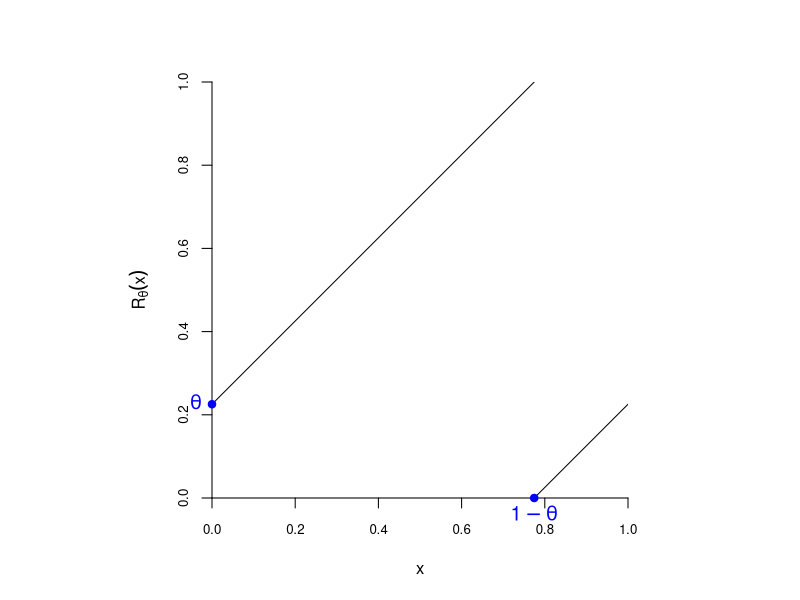
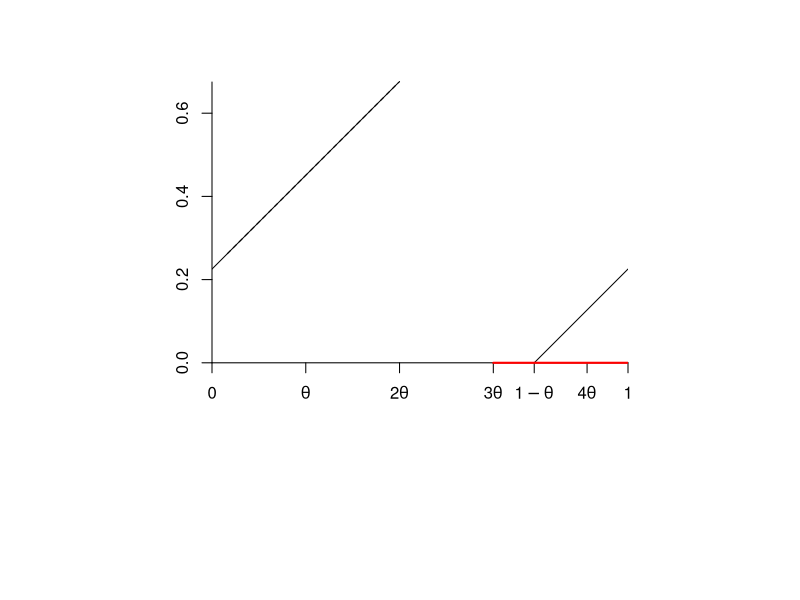
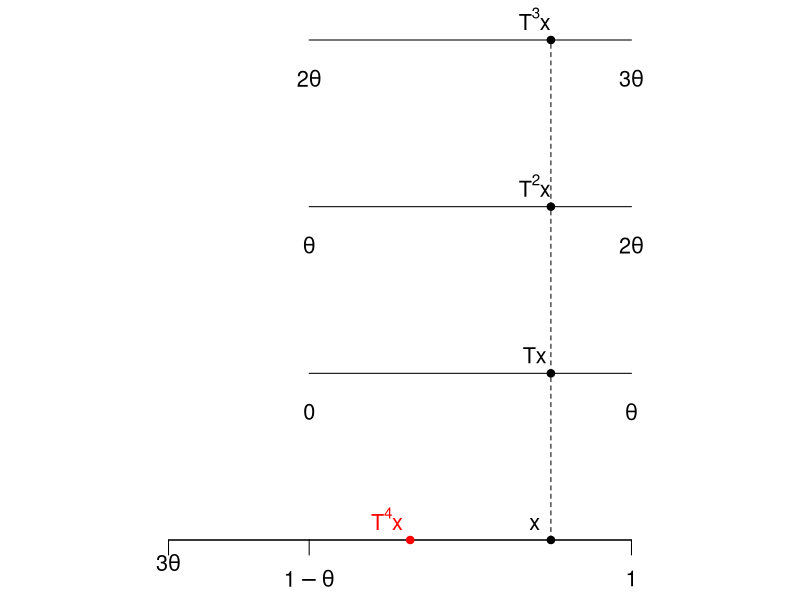
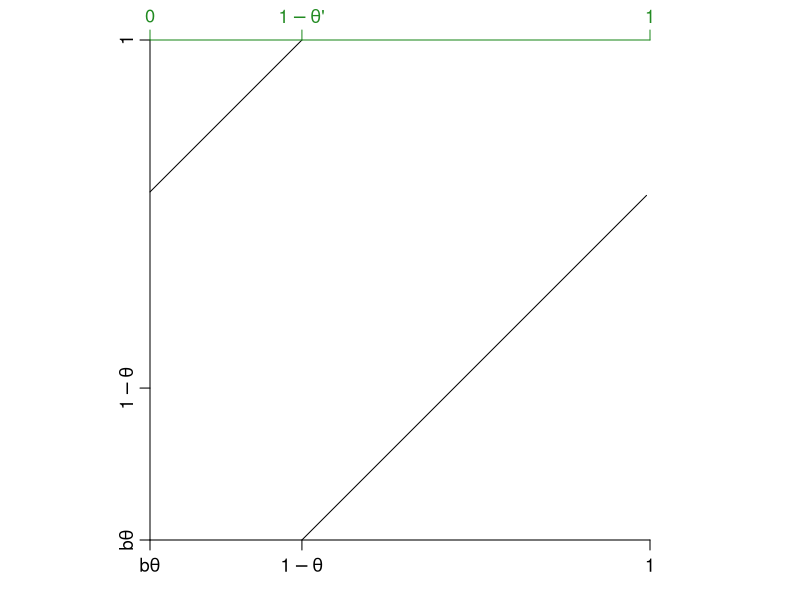
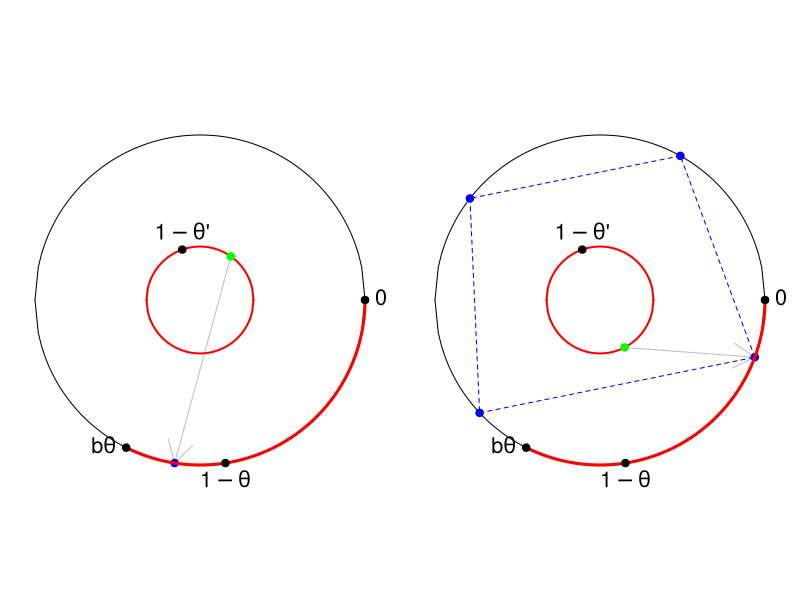
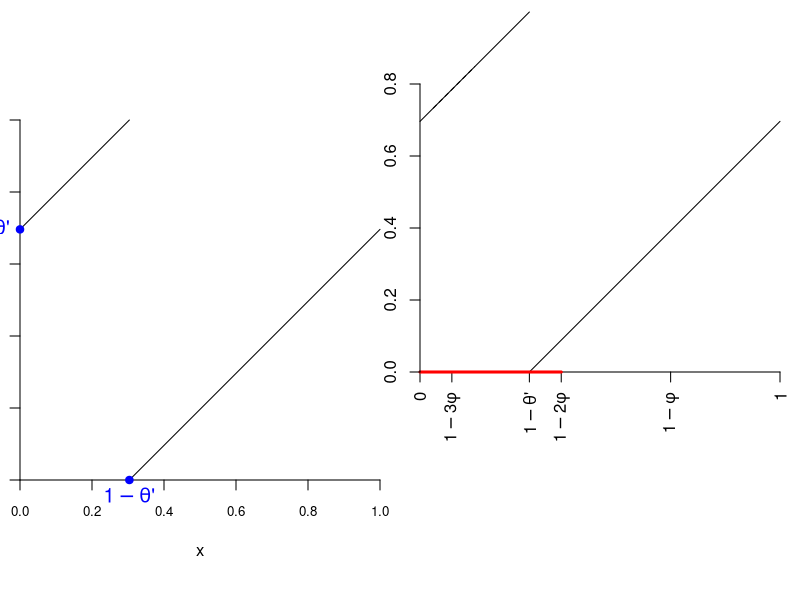
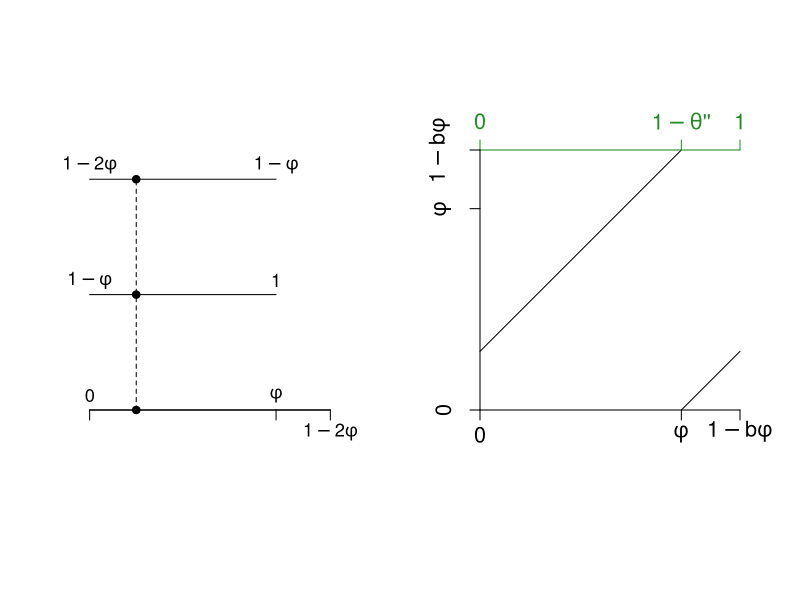
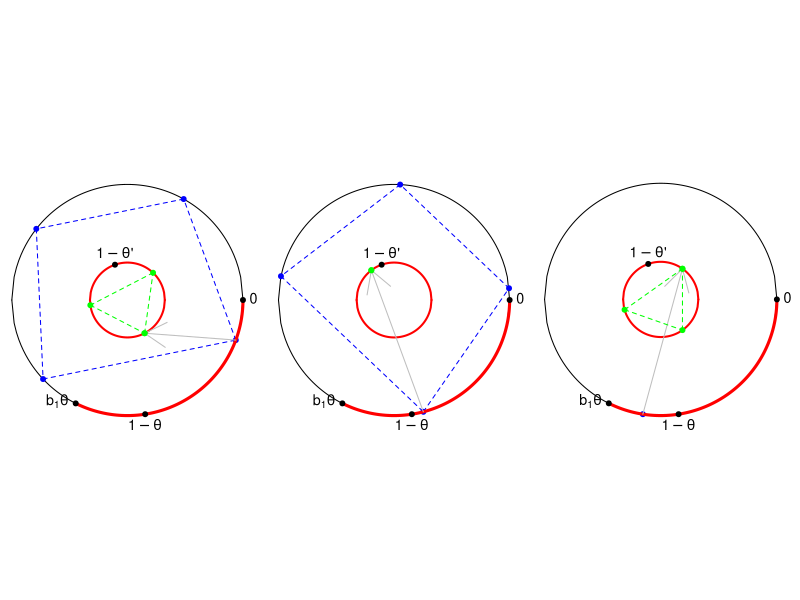

Recreate these plots in R, in order.
## ---- chunk 1
library(magrittr)
library(contfrac)
library(knitr)
opts_chunk$set(collapse=TRUE, fig.path="./assets/fig/RotationAdic-")
# trim figures
knitr::knit_hooks$set(trim = function(before, options, envir) {
  if(!before) {
    fig <- knitr::fig_path(".png", num=1) # OK chunk avec un seul plot
    #command <- sprintf("convert %s -trim %s", fig, fig)
    #system(command)
    knitr::plot_crop(fig, quiet=TRUE)
    return(invisible())
  }
})
fscale <- 1 # scale for figures
## ---- chunk 2
# plot a rotation
plot_rot <- function(theta, xlim=c(0, 1), ylim=c(0,1), ...){
  curve((x+theta)%%1, from=0, to=1-theta-.Machine$double.eps, xaxs="i", yaxs="i", axes=FALSE, xlim=xlim, ylim=ylim, ...)
  curve((x+theta)%%1, from=1-theta, to=1, add=TRUE)
  return(invisible())
}
# plot a tower
tower2 <- function(nlevels=2, height=3, xclass=3/4, xclass_labels=NULL, x0=0, x1=x0+1, labels=NULL, epsilon=0.2, mar=c(1,1,1,1), cex.labels=1, add=FALSE, ...){
  #if(!is.null(xclass)) xclass <- x1*xclass
  y <- seq(0, height, len=nlevels)
  if(!add){
    par(mar=mar, xpd=TRUE)
    plot(0, 0, ylim=c(0,height+2*max(epsilon,0)), axes=FALSE, type="n", xlab=NA, ylab=NA, ...)
  }
  for(i in 1:nlevels){
    segments(x0, y[i], x1, y[i])
  }
  if(!is.null(xclass)){
    for(x in xclass)  points(rep(xclass, nlevels), y, pch=19)
    segments(xclass, 0, xclass, height, lty="dashed")
    if(!is.null(xclass_labels)){
      for(i in 1:nlevels) text(xclass-(x1-x0)/20, y[i], xclass_labels[i], pos=3, cex=cex.labels)
    }
  }
  if(!is.null(labels)){
    if(!is.list(labels)) labels <- list(labels[1:nlevels], labels[2:(nlevels+1)])
    text(x0, y+epsilon, labels[[1]], cex=cex.labels)
    text(x1, y+epsilon, labels[[2]], cex=cex.labels)
  }
  return(invisible())
}
# gauss function
G <- function(x) 1/x-floor(1/x)
F <- function(theta, n=1){ # the function theta -> theta'
  if(theta<1/2) out <- 1/(1+G(theta))
  if(theta>1/2) out <- G(1-theta)/(1+G(1-theta))
  a <- ifelse(theta<1/2, as_cf(1-out)[2], as_cf(out)[2])
  if(n==1){
    attr(out, "a") <- a
    return(out)
  }else{
    out <- c(out, numeric(n-1))
    a <- c(a, integer(n-1))
    for(i in 1:(n-1)){
      Next <- F(out[i], 1)
      out[i+1] <- Next
      a[i+1] <- attr(Next, "a")
    }
#     x <- F(out, n-1)
#     oout <- c(out, x)
#     attr(oout, "a") <- c(attr(out, "a"), attr(x, "a"))
#     return(oout)
    attr(out, "a") <- a
    return(out)
  }
}
# induced rotation 
induced <- function(x, theta){
  # retourner aussi le range
  if(theta<0.5){
    a <- floor(1/theta)-1
    return(vapply(x, function(x){
      if(x %% 1 < a*theta) return(NaN)
      if(x %% 1 < (1-theta)) return((x+theta) %% 1) else return((x + (a+1)*theta) %% 1)
    }, numeric(1)))
  }else{
    a <- floor(1/(1-theta))-1
    return(vapply(x, function(x){
      if(x %% 1 > 1-a*(1-theta)) return(NaN)
      if(x %% 1 > (1-theta)) return((x+theta) %% 1) else return((x + (a+1)*theta) %% 1)
    }, numeric(1)))
  }
}
## ---- chunk 3
# renormalization [0,1] -> [a,b]
affine <- function(a, b){
  forward <- function(x) a + (b-a)*x
  backward <- function(y) (y-a)/(b-a)
  return(list(f=forward, b=backward))
}
H <- function(theta){
  a <- ifelse(theta<1/2, (floor(1/theta)-1)*theta, 0)
  b <- ifelse(theta<1/2, 1, 1-(floor(1/(1-theta))-1)*(1-theta))
  return(affine(a,b))
}
# join points of orbit
plot_orbit <- function(orb, r=1, ...){
  orb <- sort(orb)
  orb <- c(orb, orb[1])
  x <- r*cos(orb*2*pi); y <- r*sin(orb*2*pi)
  for(i in 1:(length(orb)-1)){
    segments(x[i], y[i], x[i+1], y[i+1], ...)
  }
  return(invisible())
}
Class <- function(x, theta){
  if(theta < 1/2){
    a <- floor(1/theta)-1
    if(x>a*theta && x<1-theta) return(x)
    k <- cut(x, breaks=c(theta*c(0:a))) %>% as.integer
    k <- ifelse(is.na(k), 0, k)
    return(c(x+c((-k):(-k+a))*theta) %% 1)
  }
  if(theta > 1/2){
    phi <- 1-theta
    a <- floor(1/phi)-1
    if(x>phi && x<1-a*phi) return(x)
    k <- cut(x, breaks=c(1-phi*c(0:a))) %>% as.integer
    k <- ifelse(is.na(k), 0, a-k+1)
    return(c(x+c((-k):(-k+a))*theta) %% 1)
  }
}
#sapply(seq(0,1,len=100), function(x) length(Class(x,theta)))
Repr <- function(x, theta){
  if(theta < 1/2){
    a <- floor(1/theta)-1
    if(x>a*theta && x<1-theta) return(x)
    k <- cut(x, breaks=c(theta*c(0:a))) %>% as.integer
    k <- ifelse(is.na(k), 0, k)
    return((x-k*theta) %% 1)
  }
  if(theta > 1/2){
    phi <- 1-theta
    a <- floor(1/phi)-1
    if(x>phi && x<1-a*phi) return(x)
    k <- cut(x, breaks=c(1-phi*c(0:a))) %>% as.integer
    k <- ifelse(is.na(k), 0, a-k+1)
    return((x+(-k+a)*theta) %% 1)
  }
}
## ---- chunk 4
(theta <- contfrac::CF(c(0,4,2,3,2,3,4,5,4,3,2,4), finite=TRUE))
## ---- chunk 5
theta0 <- theta
b1 <- floor(1/theta)-1
## ---- chunk 6
par(pty="s")
plot_rot(theta, xlab=expression(x), ylab=expression(R[theta](x)))
axis(1, cex.axis=0.8); axis(2, cex.axis=0.8)
points(c(1-theta,0), c(0,theta), pch=19, col="blue", xpd=TRUE)
text(1-theta, 0, expression(1-theta), xpd=TRUE, pos=1, cex=1.2, col="blue")
text(0, theta, expression(theta), xpd=TRUE, pos=2, cex=1.2, col="blue")
## ---- chunk 7
( b <- floor(1/theta)-1 )
## ---- chunk 8
plot_rot(theta, ylim=c(0, 0.35), asp=1, xlab=NA, ylab=NA)
at <- c(c(0:b)*theta, 1-theta, (b+1)*theta, 1)
labels <- labels0 <- c(expression(0, theta), if(b>1) sapply(2:b, function(k) parse(text=sprintf("%s*theta", k))) else NULL,
  expression(1-theta), parse(text=sprintf("%s*theta", b+1)), expression(1))
axis(1, at=at, labels=labels, pos=0)
segments(b*theta, 0, 1, 0, col="red", lwd=2)
axis(2, pos=0, at=c(0,0.2,0.4,0.6,0.8))
curve(x+ theta, add=TRUE, lty=2, xpd=TRUE, to=2*theta)
## ---- chunk 9
theta <- theta0
x <- x0 <- 1-theta/4
labels <- labels0
a <- floor(1/theta)-1
cexlabs <- 1.3
xclass_labels <- c(expression(x, Tx), if(a>1) sapply(2:a, function(k) parse(text=sprintf("T^%s*x", k)))  else NULL)
tower2(nlevels=a+1, height=3, xclass=x, xclass_labels=xclass_labels, 
       x0=1-theta, x1=1, 
       labels=list(c(expression(1-theta), labels[1:a]), c(expression(1), labels[2:(a+1)])), 
       epsilon=-0.23, cex.labels=cexlabs, 
      xlim=c(a*theta, 1), mar=c(3,1,2,1), yaxs="i")
tower2(nlevels=1, height=1, xclass=NULL, x0=a*theta, x1=1-theta, labels=NULL, epsilon=0.2, 
      add=TRUE)
axis(1, labels=c(substitute(a*theta, list(a=a)), expression(NULL, NULL)),  at=c(a*theta, 1-theta, 1), lwd=1, padj=-0.3, cex.axis=cexlabs, tck=-0.03)
points((x+(a+1)*theta) %% 1, 0, pch=19, col="red")
text((x+(a+1)*theta) %% 1 - (1-a*theta)/20, 0,  parse(text=sprintf("T^%s*x", a+1)), pos=3, col="red", 
     cex=cexlabs)
## ---- chunk 10
a <- floor(1/theta)-1
par(pty="s")
cexlabs <- 1.1
curve(induced(x, theta), from=a*theta, to=1-theta-.Machine$double.eps, xlim=c(a*theta, 1), ylim=c(a*theta, 1), xaxs="i", yaxs="i", axes=FALSE, xlab=NA, ylab=NA)
curve(induced(x, theta), from=1-theta, to=1, add=TRUE)
axis(1, labels=expression(b*theta, 1-theta, 1), at=c(a*theta, 1-theta, 1), lwd=1, padj=-0.3, cex.axis=cexlabs)
axis(2, labels=expression(b*theta, 1-theta, 1), at=c(a*theta, 1-theta, 1), lwd=1, padj=0.5, cex.axis=cexlabs)
axis(3, labels=expression(0, 1-theta*"'", 1), at=c(a*theta, 1-theta, 1), lwd=1, padj=0.5, cex.axis=cexlabs, 
     col="forestgreen", col.axis="forestgreen")
## ---- chunk 11
theta1 <- F(theta) %>% as.numeric
## ---- chunk 12

## ---- chunk 13
theta <- theta0
fplot <- function(theta, x, cexlabs=1.3){
  a <- floor(1/theta)-1
  orb <- Class(x,theta)
  x1 <- Repr(x, theta)
  x2 <- H(theta)$b(x1)
  x2 <- (1-a*theta)*c(cos(x2*2*pi), sin(x2*2*pi))
  x1 <- c(cos(x1*2*pi), sin(x1*2*pi))
  par(mar=c(1,1,1,1))
  curve(sqrt(1-x^2), from=-1, to=1, ylim=c(-1.01,1.01), asp=1,
        axes=FALSE, xlab=NA, ylab=NA)
  curve(-sqrt(1-x^2), from=-1, to=1, add=TRUE)
  arrows(x1[1], x1[2], x2[1], x2[2], lty=1, col="gray", code=1)
  points(cos(orb*2*pi), sin(orb*2*pi), col="blue", pch=19)
  plot_orbit(orb, lty="dashed", col="blue")
  # J(theta)
  seq(a*theta, 1, len=100) %>% {lines(cos(.*2*pi), sin(.*2*pi), col="red", lwd=3)}
  curve(sqrt((1-a*theta)^2-x^2), from=-(1-a*theta), to=(1-a*theta), add=TRUE, col="red", lwd=2)
  curve(-sqrt((1-a*theta)^2-x^2), from=-(1-a*theta), to=(1-a*theta), add=TRUE, col="red", lwd=2)
  points(x2[1], x2[2], col="green", pch=19)
  # 
  points(1, 0, pch=19)
  text(1, 0, expression(0), pos=4, cex=cexlabs, xpd=TRUE)
  points(cos((1-theta)*2*pi), sin((1-theta)*2*pi), pch=19)
  text(cos((1-theta)*2*pi), sin((1-theta)*2*pi), expression(1-theta), pos=1, cex=cexlabs)
  points(cos(a*theta*2*pi), sin(a*theta*2*pi), pch=19)
  text(cos(a*theta*2*pi), sin(a*theta*2*pi), expression(b*theta), pos=2, cex=cexlabs)
  r <- 1-a*theta
  points(r*cos(2*pi*(1-theta0/r)), r*sin(2*pi*(1-theta0/r)), pch=19)
  text(r*cos(2*pi*(1-theta0/r)), r*sin(2*pi*(1-theta0/r)), expression(1-theta*"'"), pos=3, cex=cexlabs)
  return(invisible())
}
layout(t(c(1,2)))
x <- mean(c(3*theta,1-theta)) 
fplot(theta,x)
x <- x0 <- 1-theta/4  # H(theta)$f(1-F(theta)+.001) #
fplot(theta,x)
## ---- chunk 14
theta <- theta1
par(pty="s")
plot_rot(theta, xlab=expression(x), ylab=expression(R[theta*"'"](x)))
axis(1, cex.axis=0.8); axis(2, cex.axis=0.8)
points(c(1-theta,0), c(0,theta), pch=19, col="blue", xpd=TRUE)
text(1-theta, 0, expression(1-theta*"'"), xpd=TRUE, pos=1, cex=1.2, col="blue")
text(0, theta, expression(theta*"'"), xpd=TRUE, pos=2, cex=1.2, col="blue")
## ---- chunk 15
theta <- theta1
phi <- 1-theta
b <- b2 <- floor(1/phi)-1
## ---- chunk 16
plot_rot(theta, ylim=c(0, 0.4), asp=1, xlab=NA, ylab=NA)
phi <- 1-theta
a <- floor(1/(1-theta))-1
at <- c(0, 1-(a+1)*phi, 1-theta, 1-c(a:2)*phi, theta, 1)
labels <- labels1 <- c(expression(0), parse(text=sprintf("1-%s*phi", a+1)), expression(1-theta*"'"),  if(a>1) sapply(a:2, function(k) parse(text=sprintf("1-%s*phi", k))) else NULL,  expression(1-phi,1))
axis(1, at=at, labels=labels, pos=0, las=3)
segments(0, 0, 1-a*phi, 0, col="red", lwd=3)
axis(2, pos=0, at=c(0,0.2,0.4, 0.6, 0.8))
curve(x+ theta, add=TRUE, lty=2, xpd=TRUE, to=phi/2)
#abline(h=theta1)
## ---- chunk 17
theta <- theta1
a <- b2
cexlabs <- 1.1
tower2(nlevels=a+1, height=3, xclass=(1-theta)/4, x0=0, x1=1-theta, 
       labels=list(c(expression(0), rev(labels)[2:(a+1)]), c(expression(phi, 1), if(a>1) rev(labels)[2:a] else NULL)), 
       epsilon=0.19, cex.labels=cexlabs, 
      xlim=c(0, 1-a*phi), mar=c(3,4,1,3), yaxs="i")
tower2(nlevels=1, height=1, xclass=NULL, x0=1-theta, x1=1-a*phi, labels=NULL, epsilon=0.2, 
      add=TRUE)
#points(c(a*theta,1-theta,1), c(0,0,0), xpd=TRUE)
#axis(1, labels=c("a theta", "1-theta", "1"), at=c(a*theta,1-theta,1), lwd=1)
axis(1, labels= c(expression(NULL, NULL), substitute(1-a*phi, list(a=a))), at=c(0, 1-theta, 1-a*(1-theta)), lwd=1, padj=-0.3, cex.axis=cexlabs)
## ---- chunk 18
theta <- theta1
a <- b2
par(pty="s")
curve(induced(x, theta), from=0, to=1-theta-.Machine$double.eps, xlim=c(0, 1-a*(1-theta)), 
      ylim=c(0, 1-a*(1-theta)), xaxs="i", yaxs="i", axes=FALSE, xlab=NA, ylab=NA)
curve(induced(x, theta), from=1-theta+.Machine$double.eps, to=1-a*(1-theta), add=TRUE)
axis(1, labels=expression(0, phi, 1-b*phi), at=c(0, 1-theta, 1-a*(1-theta)), 
     lwd=1, padj=-0.2, cex.axis=1.3)
axis(3, labels=expression(0, 1-theta*"''", 1), at=c(0, 1-theta, 1-a*(1-theta)), 
     lwd=1, padj=0.2, cex.axis=1.3, 
     col="forestgreen", col.axis="forestgreen")
axis(2, labels=expression(0, phi, 1-b*phi), at=c(0, 1-theta, 1-a*(1-theta)), lwd=1, padj=-0.3, cex.axis=1.3)
## ---- chunk 19
theta <- theta0
a <- b1
#
labs <- function(cexlabs=1.3){
  points(1, 0, pch=19)
  text(1, 0, expression(0), pos=4, cex=cexlabs, xpd=TRUE)
  points(cos((1-theta)*2*pi), sin((1-theta)*2*pi), pch=19)
  text(cos((1-theta)*2*pi), sin((1-theta)*2*pi), expression(1-theta), pos=1, cex=cexlabs)
  points(cos(a*theta*2*pi), sin(a*theta*2*pi), pch=19)
  text(cos(a*theta*2*pi), sin(a*theta*2*pi), expression(b[1]*theta), pos=2, cex=cexlabs)
  r <- 1-a*theta
  points(r*cos(2*pi*(1-theta0/r)), r*sin(2*pi*(1-theta0/r)), pch=19)
  text(r*cos(2*pi*(1-theta0/r)), r*sin(2*pi*(1-theta0/r)), expression(1-theta*"'"), pos=3, cex=cexlabs)
  return(invisible())
}
## 1er cas 
x <- x0
#layout(t(matrix(1:4,ncol=2)))
layout(t(matrix(1:3,ncol=1)))
par(mar=c(0,.1,0,1))
curve(sqrt(1-x^2), from=-1, to=1, ylim=c(-1.01,1.01), asp=1,
      axes=FALSE, xlab=NA, ylab=NA)
curve(-sqrt(1-x^2), from=-1, to=1, add=TRUE)
orb <- Class(x,theta)
points(cos(orb*2*pi), sin(orb*2*pi), col="blue", pch=19)
plot_orbit(orb, lty="dashed", col="blue")
# J(theta)
seq(a*theta, 1, len=100) %>% {lines(cos(.*2*pi), sin(.*2*pi), col="red", lwd=3)}
curve(sqrt((1-a*theta)^2-x^2), from=-(1-a*theta), to=(1-a*theta), add=TRUE, col="red", lwd=2)
curve(-sqrt((1-a*theta)^2-x^2), from=-(1-a*theta), to=(1-a*theta), add=TRUE, col="red", lwd=2)
x1 <- Repr(x, theta)
x2 <- H(theta)$b(x1)
orb <- Class(x2, F(theta))
x2 <- (1-a*theta)*c(cos(x2*2*pi), sin(x2*2*pi))
x1 <- c(cos(x1*2*pi), sin(x1*2*pi))
arrows(x1[1], x1[2], x2[1], x2[2], lty=1, col="gray")
points(x2[1], x2[2], col="green", pch=19)
## 
points((1-a*theta)*cos(orb*2*pi), (1-a*theta)*sin(orb*2*pi), col="green", pch=19)
plot_orbit(orb, r=(1-a*theta), lty=2, col="green")
#
labs()
## 2ème cas
x <- H(theta)$f(1-F(theta)+.05)
par(mar=c(0,.1,0,1))
curve(sqrt(1-x^2), from=-1, to=1, ylim=c(-1.01,1.01), asp=1,
      axes=FALSE, xlab=NA, ylab=NA)
curve(-sqrt(1-x^2), from=-1, to=1, add=TRUE)
orb <- Class(x,theta)
points(cos(orb*2*pi), sin(orb*2*pi), col="blue", pch=19)
plot_orbit(orb, lty="dashed", col="blue")
# J(theta)
seq(a*theta, 1, len=100) %>% {lines(cos(.*2*pi), sin(.*2*pi), col="red", lwd=3)}
curve(sqrt((1-a*theta)^2-x^2), from=-(1-a*theta), to=(1-a*theta), add=TRUE, col="red", lwd=2)
curve(-sqrt((1-a*theta)^2-x^2), from=-(1-a*theta), to=(1-a*theta), add=TRUE, col="red", lwd=2)
x1 <- Repr(x, theta)
x2 <- H(theta)$b(x1)
orb <- Class(x2, F(theta))
x2 <- (1-a*theta)*c(cos(x2*2*pi), sin(x2*2*pi))
x1 <- c(cos(x1*2*pi), sin(x1*2*pi))
arrows(x1[1], x1[2], x2[1], x2[2], lty=1, col="gray")
points(x2[1], x2[2], col="green", pch=19)
## 
points((1-a*theta)*cos(orb*2*pi), (1-a*theta)*sin(orb*2*pi), col="green", pch=19)
#
labs()
## 3ème cas 
x <- (a*theta+1-theta)/2
par(mar=c(0,.1,0,1))
curve(sqrt(1-x^2), from=-1, to=1, ylim=c(-1.01,1), asp=1,
      axes=FALSE, xlab=NA, ylab=NA)
curve(-sqrt(1-x^2), from=-1, to=1, add=TRUE)
orb <- Class(x,theta)
points(cos(orb*2*pi), sin(orb*2*pi), col="blue", pch=19)
# J(theta)
seq(a*theta, 1, len=100) %>% {lines(cos(.*2*pi), sin(.*2*pi), col="red", lwd=3)}
curve(sqrt((1-a*theta)^2-x^2), from=-(1-a*theta), to=(1-a*theta), add=TRUE, col="red", lwd=2)
curve(-sqrt((1-a*theta)^2-x^2), from=-(1-a*theta), to=(1-a*theta), add=TRUE, col="red", lwd=2)
x1 <- Repr(x, theta)
x2 <- H(theta)$b(x1)
orb <- Class(x2, F(theta))
x2 <- (1-a*theta)*c(cos(x2*2*pi), sin(x2*2*pi))
x1 <- c(cos(x1*2*pi), sin(x1*2*pi))
arrows(x1[1], x1[2], x2[1], x2[2], lty=1, col="gray")
points(x2[1], x2[2], col="green", pch=19)
## 
points((1-a*theta)*cos(orb*2*pi), (1-a*theta)*sin(orb*2*pi), col="green", pch=19)
plot_orbit(orb, r=(1-a*theta), lty=2, col="green")
# 
labs()
## ---- chunk 20
knit_exit()
## ---- chunk 21
G <- function(x) 1/x-floor(1/x)
( alpha <- (sqrt(5)-1)/2 )
1- G(1-alpha)/(1+G(1-alpha))
